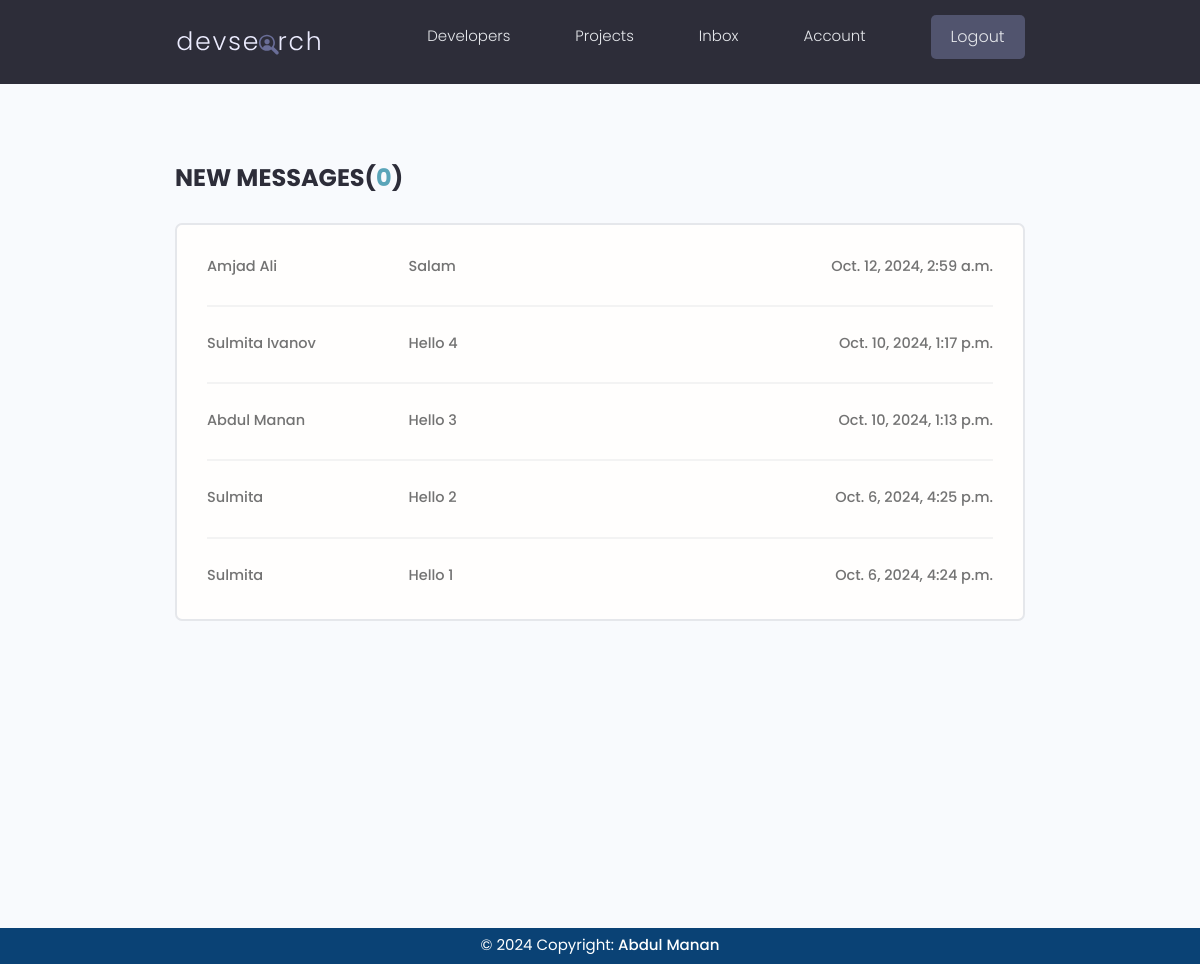
The page /inbox/ (signed in) on the database its author committed.
### users/models.py (models this page shows, shortened)
class Message(models.Model):
    sender = models.ForeignKey(
        Profile, on_delete=models.SET_NULL, null=True, blank=True)
    recipient = models.ForeignKey(
        Profile, on_delete=models.SET_NULL, null=True, blank=True, related_name="messages")
    name = models.CharField(max_length=200, null=True, blank=True)
    email = models.EmailField(max_length=200, null=True, blank=True)
    subject = models.CharField(max_length=200, null=True, blank=True)
    body = models.TextField()
    is_read = models.BooleanField(default=False, null=True)
    created = models.DateTimeField(auto_now_add=True)
    id = models.UUIDField(default=uuid.uuid4, unique=True,
                          primary_key=True, editable=False)
    class Meta:
        ordering = ['is_read', '-created']

### users/views.py (the view)
# urls.py: path('inbox/', inbox, name='inbox'),
@login_required(login_url='users:login')
def inbox(request):
    profile = request.user.profile
    messageRequests = profile.messages.all()
    unreadCount = messageRequests.filter(is_read=False).count()
    context = {'messageRequests':messageRequests, 'unreadCount':unreadCount}
    return render(request, 'users/inbox.html', context)

### users/templates/users/inbox.html
{% extends 'main.html' %}
{% block content %}
  <main class="inbox my-xl">
    <div class="content-box">
      <h3 class="inbox__title">New Messages(<span>{{unreadCount}}</span>)</h3>
      <ul class="messages">
        {% for message in messageRequests %}
        {% if message.is_read == False %}
        <li class="message message--unread">
        {% else %}
        <li class="message">
        {% endif %}
          <a href="{% url 'users:message' message.id %}">
            <span class="message__author">{{message.name}}</span>
            <span class="message__subject">{{message.subject}}</span>
            <span class="message__date">{{message.created}}</span>
          </a>
        </li>
        {% endfor %}
      </ul>
    </div>
  </main>
{% endblock %}

### static/styles/app.css (style rules this page uses)
:root { --color-sub: #2d2d39; }
.content-box { width: 95%; max-width: 85rem; margin: 0 auto; }
.inbox { height: 90vh; }
.inbox__title, .inbox__title span { font-size: 2.4rem; font-weight: 700; color: var(--color-sub); text-transform: uppercase; text-align: left; margin-bottom: 3rem; }
.inbox__title span { color: var(--color-main); }
.messages { list-style: none; background: var(--color-white); padding: 0.5rem 3rem; border: 2px solid var(--color-light); border-radius: 0.7rem; }
.message { padding: 2.5rem 0; }
.message > a span { font-size: 1.45rem; font-weight: 500; }
.message:not(:last-child) { border-bottom: 2px solid var(--color-white-light); }
.message > a { display: flex; gap: 1rem; }
.message__author, .message__date { flex-basis: 25%; }
.message__subject { flex-basis: 50%; }
.message__date { text-align: right; }

### static/uikit/styles/modules/_variables.css (style rules this page uses)
:root { --color-main: #5aa5b9; --color-main-light: #e6faff; --color-sub: #3f4156; --color-sub-light: #51546e; --color-sub-lighter: #ededfd; --color-text: #737373; --color-gray: #8b8b8b; --color-light: #e5e7eb; --color-light-gray: #767676; --color-bg: #f8fafd; --color-white: #fffefd; --color-white-light: #f3f3f3; --color-success: #359e64; --color-success-bg: #def8e8; --color-error: #fc4b0b; --color-error-bg: #fff2ee; --font-base: 'Poppins', arial, helvetica, 'Segoe UI', roboto, ubuntu, sans-serif; --font-monospace: 'Fira Code', 'Courier New', courier, monospace; --font-regular: 300; --font-medium: 500; --font-bold: 700; --generic-shadow: 1px 1px 5px #00000010; --generic-transition: all 0.3s ease-in-out; }

### static/uikit/styles/modules/_base.css (style rules this page uses)
* { margin: 0; padding: 0; box-sizing: border-box; text-rendering: optimizeLegibility; color: inherit; font-size: inherit; }
html { font-size: 50%; }
@media only screen and (min-width: 480px) { html { font-size: 56.25%; } }
@media only screen and (min-width: 1200px) { html { font-size: 62.5%; } }
body { line-height: 1.6; font-weight: 400; font-size: 1.5rem; color: var(--color-text); background-color: var(--color-bg); min-height: 100vh; }

### static/uikit/styles/modules/_typography.css (style rules this page uses)
* { font-family: var(--font-base); }
h3 { font-size: 3.2rem; font-weight: var(--font-medium); }
p, span, strong { font-size: 1.6rem; color: var(--color-text); font-weight: var(--font-regular); }
a { padding-bottom: 2px; text-decoration: none; display: inline-block; color: var(--color-main); font-weight: var(--font-medium); }

### static/uikit/styles/modules/_utilities.css (style rules this page uses)
.my-xl { margin: 8rem auto; }

### rows shown on the page
Message: name "Amjad Ali", subject "Salam", created "Oct. 12, 2024, 2:59 a.m."
Message: name "Sulmita Ivanov", subject "Hello 4", created "Oct. 10, 2024, 1:17 p.m."
Message: name "Abdul Manan", subject "Hello 3", created "Oct. 10, 2024, 1:13 p.m."
Message: name "Sulmita", subject "Hello 2", created "Oct. 6, 2024, 4:25 p.m."
Message: name "Sulmita", subject "Hello 1", created "Oct. 6, 2024, 4:24 p.m."

### other values the page prints
{{ unreadCount }} "0"
